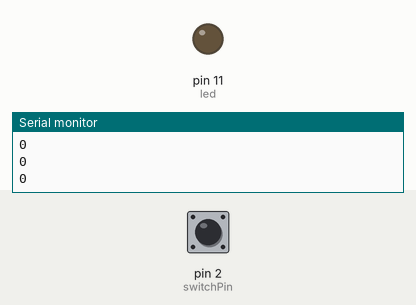
The sketch below on a simulated Arduino Uno, built with avr-gcc and run on an emulated ATmega328P. On the bench: output pins drawn as LEDs (lit = HIGH), the last lines printed to the serial monitor. The test bench sets the inputs (shaded band); at power-on: pin 2 (switchPin) LOW.

Above: at 1.2 s.
1.3 s: pin 2 (switchPin) pulled HIGH for 0.15 s
At 2.0 s:
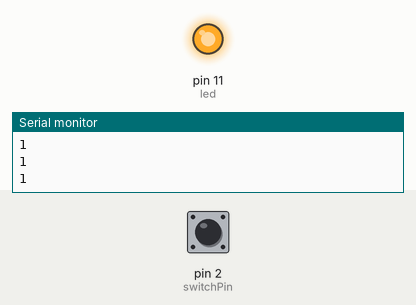
2.9 s: pin 2 (switchPin) driven HIGH
5.9 s: pin 2 (switchPin) pulsed LOW 2 times (0.12 s each, 0.3 s apart)
Timing chart, 0 to 8.9 s (numbered marks = the images above; inputs shaded):
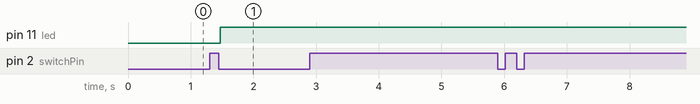

The sketch:

genswitch.ino
```cpp
//look up basicCounterwMillis

#define switchPin 2
#define led 11

int switchRead = 0;

int counter = 0;

boolean pressing = false;

int interval = 1000;

long prevMillis = 0;

boolean ledOnOff = false;

void setup() {
  // put your setup code here, to run once:
  Serial.begin(9600);
  pinMode(switchPin, INPUT);
  pinMode(led, OUTPUT);
}

void loop() {
  // put your main code here, to run repeatedly:
  //digitalWrite(led,HIGH);
  switchRead = digitalRead(switchPin);
  //Serial.println(switchRead);

  if(switchRead == 1){
    //counter = counter + 1;
    pressing = true;
    Serial.println("User is pressing the button");
  }

  if(switchRead == 0 && pressing == true){
    counter = counter + 1;
    pressing = false;
  }
  Serial.println(counter);


  if(counter == 1){
    digitalWrite(led, HIGH);
  }else if(counter == 2){
// mode 2
//    digitalWrite(led, HIGH);
//    delay(500);
//    digitalWrite(led, LOW);
//    delay(500);
//  }else{
//    digitalWrite(led, LOW);
  long currentMillis = millis();
  if (currentMillis - prevMillis > interval){
  prevMillis = currentMillis;
  Serial.println(currentMillis);
  //Set our action:
  if(ledOnOff == false){
    ledOnOff = true;
  }else{
    ledOnOff == false;
  }
 }

  if(ledOnOff == false){
    //digitalWrite(led, LOW);
    ledOnOff = true;
     }

  if(ledOnOff == true){
    digitalWrite(led,HIGH);

    }
  }
  }
```

Measured:
- after the input at 1.3 s, pin 11 (led): LOW → HIGH after 0.17 s
